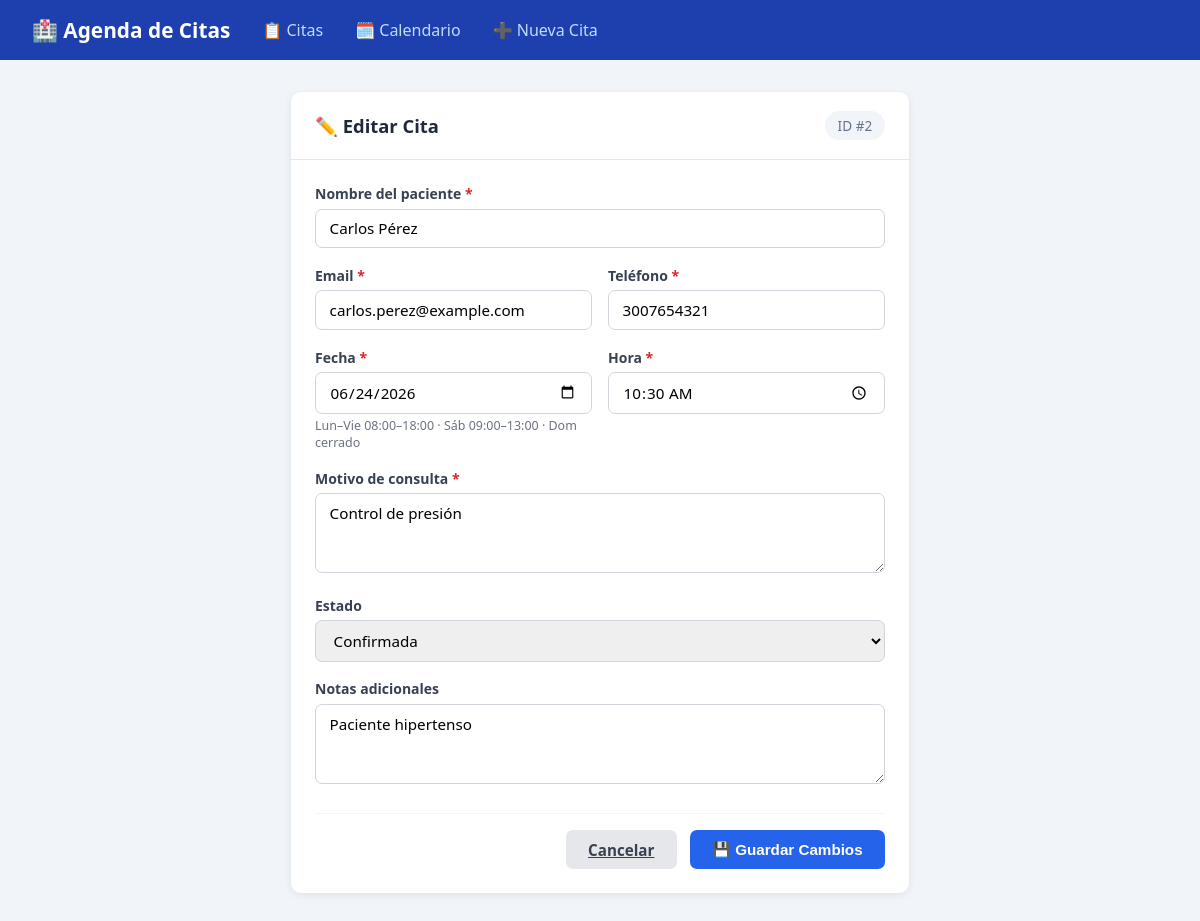
The page /editar.php?id=2 on the database its author committed.
### tables this page shows
CREATE TABLE IF NOT EXISTS citas (
    id        INT AUTO_INCREMENT PRIMARY KEY,
    nombre    VARCHAR(150)      NOT NULL,
    email     VARCHAR(150)      NOT NULL,
    telefono  VARCHAR(30)       NOT NULL,
    fecha     DATE              NOT NULL,
    hora      TIME              NOT NULL,
    motivo    VARCHAR(255)      NOT NULL,
    estado    ENUM('Pendiente','Confirmada','Completada','Cancelada') NOT NULL DEFAULT 'Pendiente',
    notas     TEXT              NULL,
    creado_en TIMESTAMP         NOT NULL DEFAULT CURRENT_TIMESTAMP,

    INDEX idx_fecha (fecha),
    INDEX idx_estado (estado)
);

### editar.php (the view, shortened to what this page needs)
<?php
require 'conexion.php';
$id = (int)($_GET['id'] ?? 0);
$cita = $conn->query("SELECT * FROM citas WHERE id = $id")->fetch_assoc();
?>
<!DOCTYPE html>
<html lang="es">
<head>
</head>
<body>
<nav>
  <h1>🏥 Agenda de Citas</h1>
  <a href="index.php">📋 Citas</a>
  <a href="calendario.php">🗓️ Calendario</a>
  <a href="nueva.php">➕ Nueva Cita</a>
</nav>
<div class="container">
  <div class="card">
    <div class="card-header">
      <h2>✏️ Editar Cita</h2>
      <span class="id-badge">ID #<?= $id ?></span>
    </div>
    <div class="card-body">
      <form method="POST" action="editar.php?id=<?= $id ?>">
        <div class="form-group">
          <label>Nombre del paciente <span class="required">*</span></label>
          <input type="text" name="nombre" value="<?= htmlspecialchars($cita['nombre']) ?>" required>
        </div>
        <div class="row">
          <div class="form-group">
            <label>Email <span class="required">*</span></label>
            <input type="email" name="email" value="<?= htmlspecialchars($cita['email']) ?>" required>
          </div>
          <div class="form-group">
            <label>Teléfono <span class="required">*</span></label>
            <input type="tel" name="telefono" value="<?= htmlspecialchars($cita['telefono']) ?>" required>
          </div>
        </div>
        <div class="row">
          <div class="form-group">
            <label>Fecha <span class="required">*</span></label>
            <input type="date" name="fecha" value="<?= $cita['fecha'] ?>" required>
            <div class="hint">Lun–Vie 08:00–18:00 · Sáb 09:00–13:00 · Dom cerrado</div>
          </div>
          <div class="form-group">
            <label>Hora <span class="required">*</span></label>
            <input type="time" name="hora" value="<?= substr($cita['hora'],0,5) ?>" step="1800" required>
          </div>
        </div>
        <div class="form-group">
          <label>Motivo de consulta <span class="required">*</span></label>
          <textarea name="motivo" required><?= htmlspecialchars($cita['motivo']) ?></textarea>
        </div>
        <div class="row">
          <div class="form-group">
            <label>Estado</label>
            <select name="estado">
              <?php foreach (['Pendiente','Confirmada','Completada','Cancelada'] as $e): ?>
                <option value="<?= $e ?>" <?= $cita['estado']===$e ? 'selected':'' ?>><?= $e ?></option>
              <?php endforeach; ?>
            </select>
          </div>
        </div>
        <div class="form-group">
          <label>Notas adicionales</label>
          <textarea name="notas"><?= htmlspecialchars($cita['notas'] ?? '') ?></textarea>
        </div>
        <div class="footer-btns">
          <a href="index.php" class="btn btn-secondary">Cancelar</a>
          <button type="submit" class="btn btn-primary">💾 Guardar Cambios</button>
        </div>
      </form>
    </div>
  </div>
</div>
</body>
</html>

### editar.php (style rules this page uses)
* { box-sizing:border-box; margin:0; padding:0; }
body { font-family:'Segoe UI',sans-serif; background:#f1f5f9; color:#1e293b; }
nav { background:#1e40af; color:white; padding:1rem 2rem; display:flex; align-items:center; gap:2rem; }
nav h1 { font-size:1.3rem; }
nav a { color:#bfdbfe; text-decoration:none; }
.container { max-width:650px; margin:2rem auto; padding:0 1rem; }
.card { background:white; border-radius:10px; box-shadow:0 2px 8px rgba(0,0,0,.08); }
.card-header { padding:1.2rem 1.5rem; border-bottom:1px solid #e2e8f0; display:flex; justify-content:space-between; align-items:center; }
.card-header h2 { font-size:1.15rem; }
.card-body { padding:1.5rem; }
.form-group { margin-bottom:1.1rem; }
label { display:block; font-size:.875rem; font-weight:600; color:#374151; margin-bottom:.35rem; }
input, select, textarea { width:100%; padding:.55rem .85rem; border:1px solid #d1d5db; border-radius:7px; font-size:.95rem; font-family:inherit; }
textarea { resize:vertical; min-height:80px; }
.row { display:flex; gap:1rem; }
.row .form-group { flex:1; }
.btn { padding:.6rem 1.4rem; border:none; border-radius:7px; cursor:pointer; font-size:.95rem; font-weight:600; }
.btn-primary { background:#2563eb; color:white; }
.btn-secondary { background:#e5e7eb; color:#374151; }
.required { color:#dc2626; }
.hint { font-size:.78rem; color:#6b7280; margin-top:.2rem; }
.footer-btns { display:flex; gap:.8rem; justify-content:flex-end; margin-top:1.5rem; padding-top:1rem; border-top:1px solid #f1f5f9; }
.id-badge { background:#f1f5f9; padding:.3rem .8rem; border-radius:20px; font-size:.85rem; color:#64748b; }

### rows shown on the page
citas: nombre "Carlos Pérez", email "carlos.perez@example.com", telefono "3007654321", fecha "06/24/2026", hora "10:30", motivo "Control de presión", estado "Confirmada", notas "Paciente hipertenso"

### other values the page prints
$id "2"
